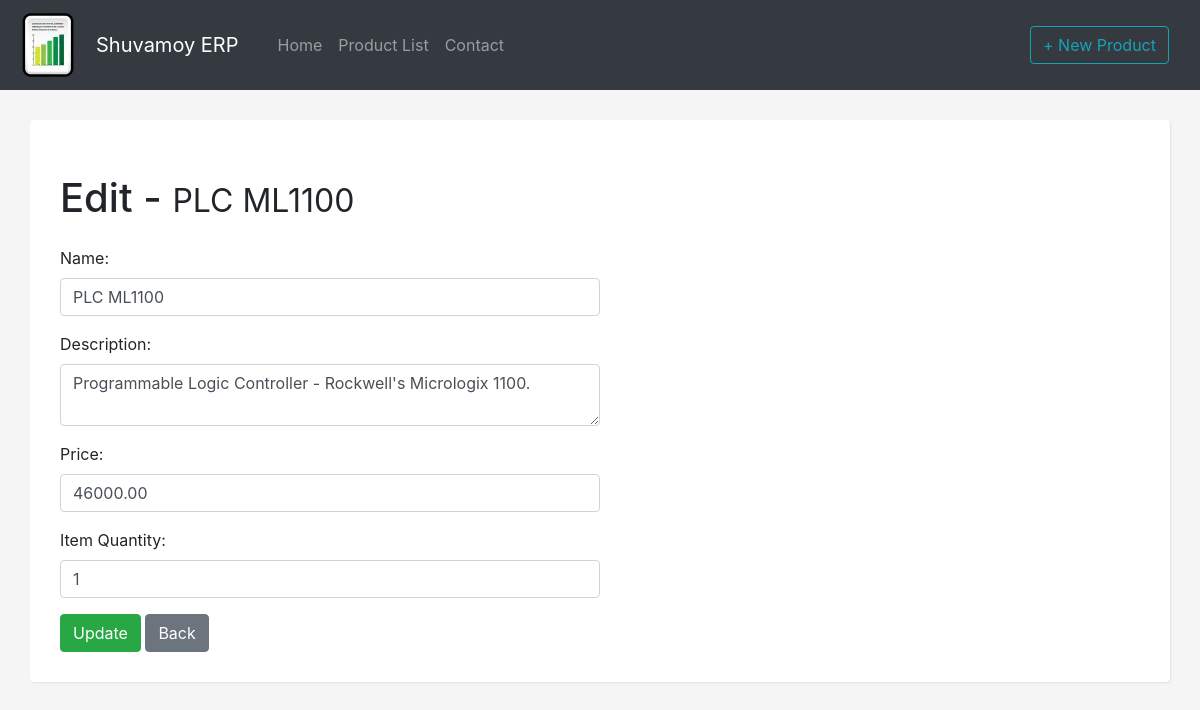
Screenshot of /edit/1 with the database file from the repository.
### products/models.py (models this page shows, shortened)
class Product(models.Model):
    name = models.CharField('Name', max_length=100)
    description = models.TextField('Description', blank=True)
    price = models.DecimalField('Price', decimal_places=2, max_digits=8)
    item_qty = models.IntegerField('Item Quantity')
    created = models.DateTimeField('Created', auto_now_add=True)
    changed = models.DateTimeField('Changed', auto_now=True)
    class Meta:
        db_table = "Product_Table"
        ordering = ['name']

### products/views.py (the view)
# urls.py: path('edit/<int:pk>', views.ProductUpdate.as_view(), name='product_edit'),
class ProductUpdate(SuccessMessageMixin, UpdateView):
    model = Product
    form_class = ProductForm
    success_url = reverse_lazy('product_list')
    success_message = "Product successfully updated!"

### products/forms.py
class ProductForm(forms.ModelForm):
    def __init__(self, *args, **kwargs):
        super(ProductForm, self).__init__(*args, **kwargs)
        self.fields['name'].widget.attrs = {
            'class': 'form-control col-md-6'
        }
        self.fields['description'].widget.attrs = {
            'class': 'form-control col-md-6'
        }
        self.fields['price'].widget.attrs = {
            'class': 'form-control col-md-6',
            'step': 'any',
            'min': '1',
        }
        self.fields['item_qty'].widget.attrs = {
            'class': 'form-control col-md-6',
            'step': 'any',
            'min': '1',
        }
    class Meta:
        model = Product
        fields = ('name', 'description', 'price', 'item_qty')

### products/templates/products/product_form.html (shortened to what this page needs)
{% extends 'products/base.html' %}
{% block content %}
    <h1 class="my-4">{% if request.path == '/new' %} New Product {% else %} Edit - {% endif %}
        {% if request.path != '/new' %}<small>{{ product.name }}</small>{% endif %}
    </h1>
    <div class="row">
        <div class="col-12">
            <form method="post">
                {% for field in form %}
                    <div class="form-group">
                        {{ field.label_tag }}
                        {{ field }}
                    </div>
                {% endfor %}
                <input type="submit" {% if request.path == '/new' %} value="Add" {% else %} value="Update" {% endif %} class="btn btn-success"/>
                <a href="{% url 'product_list' %}"><button type="button" class="btn btn-secondary">Back</button></a>
            </form>
        </div>
    </div>
{% endblock %}

### products/static/css/style.css (style rules this page uses)
body { background: whitesmoke }

### rows the page displays
Product: name "PLC ML1100", form "PLC ML1100" "Programmable Logic Controller - Rockwell's Micrologix 1100." "46000.00" "1"

### other values shown
{{ field.label_tag }} "Name:" "Description:" "Price:" "Item Quantity:"
